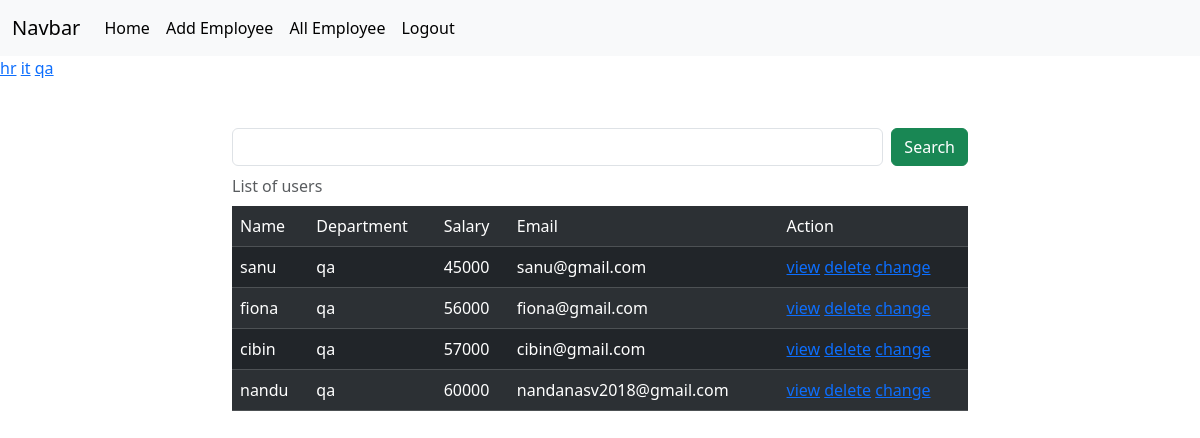
/employees/all/?department=qa (signed in), run on the app's committed database.
### crm/models.py (models this page shows, shortened)
class Employees(models.Model):
    name=models.CharField(max_length=200)
    department=models.CharField(max_length=200)
    salary=models.PositiveIntegerField()
    email=models.EmailField(unique=True)
    contact=models.CharField(max_length=10)
    age=models.PositiveIntegerField()
    profile_pic=models.ImageField(upload_to="images",null=True,blank=True)
    dob=models.DateField(null=True,blank=True)

### crm/views.py (the view, shortened to what this page needs)
# urls.py: path('employees/all/',views.EmployelistView.as_view(),name="emp-all"),
@method_decorator(signin_required,name="dispatch")
class EmployelistView(View):
     def get(self,request,*args,**kwargs):
          if request.user.is_authenticated:
             qs=Employees.objects.all()
             department=Employees.objects.all().values_list("department",flat=True).distinct()
             print(department)
             if "department" in request.GET:
                  dept=request.GET.get("department")
                  qs=qs.filter(department__iexact=dept)
             return render(request,"emp_list.html",{"data":qs,"department":department})
          else:
               messages.error(request,"invalid session")
               return redirect("signin")

### crm/views.py (called while the page is built)
def  signin_required(fn):
     def wrapper(request,*args,**kwargs):
          if not request.user.is_authenticated:
               messages.error(request,"invalid session")
               return redirect("signin")
          else:
                 return fn(request,*args,**kwargs)
     return wrapper

### crm/templates/emp_list.html (shortened to what this page needs)
{%extends 'base.html'%}
{%block body_block%}
<div>
 {%for dep in department%}
 <a href="{%url 'emp-all'%}?department={{dep}}">{{dep}}</a>
 {%endfor%}
</div>
<div class="container mt-5">
  <div class="row">
    <div class="col-2"></div>
    <div class="col-8">
       <form action="" method="post">
      <div class="d-flex">
        <input type="text" name="box" class="form-control me-2">
        <button type="submit" class="btn btn-success">Search</button>
      </div>
       </form>
    </div>
    <div class="col-2"></div>
  </div>
</div>
<div class="container">
<div class="row">
<div class="col-2"></div>
<div class="col-8">
<table class="table table-dark table-striped caption-top">
     <caption>List of users</caption>
  <tr>
  <td>Name</td>
  <td>Department</td>
  <td>Salary</td>
  <td>Email</td>
  <td>Action</td>
  </tr>
{%for emp in data%}
<tr>
<td>{{emp.name}}</td>
<td>{{emp.department}}</td>
<td>{{emp.salary}}</td>
<td>{{emp.email}}</td>
<td>
<a href="{%url 'emp-detail' emp.id%}">view</a>
<a href="{%url 'emp-delete' emp.id%}">delete</a>
<a href="{%url 'emp-edit' emp.id%}">change</a>
</td>
</tr>
{%endfor%}
</table>
</div>
<div class="col-2"></div>
</div>
</div>
{%endblock%}

### data on the page
Employees: name "sanu", department "qa", salary "45000", email "sanu@gmail.com"
Employees: name "fiona", department "qa", salary "56000", email "fiona@gmail.com"
Employees: name "cibin", department "qa", salary "57000", email "cibin@gmail.com"
Employees: name "nandu", department "qa", salary "60000", email "nandanasv2018@gmail.com"

### other printed values
{{ dep }} "hr" "it" "qa"
